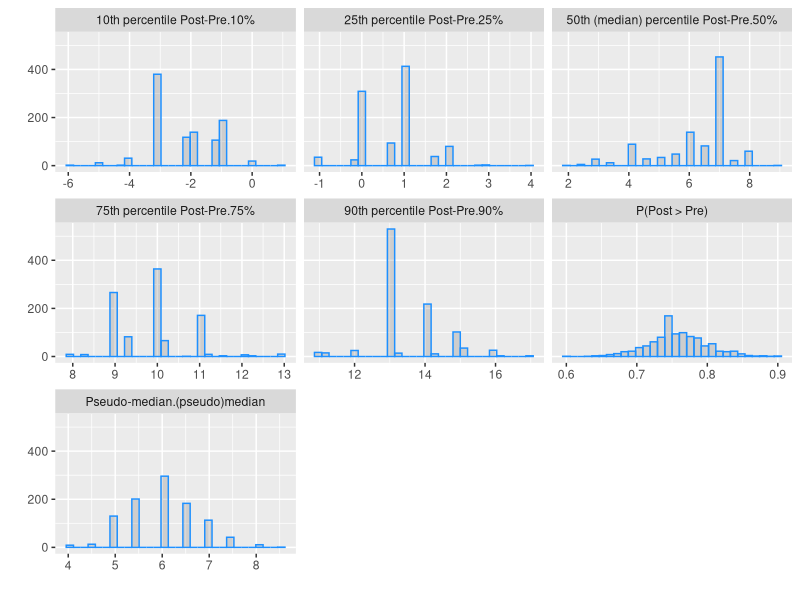

Generate this figure with R: (Note: this script raises an error after producing the figure.)
# Bootstrap Wilcoxon Signed Rank test for paired data ------------------
library(tidyverse)
library(boot)
library(MASS)
library(rms)
options(datadist = "dd")
n_cores <- parallel::detectCores() - 1
seed <- 280191
set.seed(seed)


# Simulate pre-post data -----------------------------------------------
n <- 100L
mus <- c(10, 15)
sds <- c(8, 12)
corr <- matrix(
  data = c(1, 0.7, 0.7, 1), nrow = 2L, ncol = 2L, byrow = TRUE
)
cov_mat <- diag(sds) %*% corr %*% diag(sds)

# Round the data to make it looks like a score from a test
pre_post <- round(mvrnorm(n = n, mu = mus, Sigma = cov_mat))

d <- data.frame(
  id = seq_len(n),
  # Bound pre and post scores to be between 0 and 30
  pre = ifelse(
    as.double(pre_post[, 1]) < 0, 0, ifelse(
      as.double(pre_post[, 1]) > 30, 30, as.double(pre_post[, 1])
    )
  ),
  post = ifelse(
    as.double(pre_post[, 2]) < 0, 0, ifelse(
      as.double(pre_post[, 2]) > 30, 30, as.double(pre_post[, 2])
    )
  )
)

# Wilcoxon signed rank test --------------------------------------------
wsr <- wilcox.test(
  x = d$pre, y = d$post,
  alternative = "two.side",
  paired = TRUE,
  exact = FALSE,
  correct = TRUE,
  conf.int = TRUE
)

wsr

# Bootstrap to get quantities of interest ------------------------------
wsr_function <- function(data, pre, post, indices) {

  df <- data[indices, ]

  # Compute the differences
  diff <- df[[post]] - df[[pre]]

  # Compute the probablity of post being higher than pre
  p_diff <- mean(diff > 0)

  # Compute quantiles of the post-pre difference
  q_diff <- quantile(diff, probs = c(0.1, 0.25, 0.5, 0.75, 0.9))

  # Compute pseudo-median
  pseudo_median <- wilcox.test(
    x = df[["post"]], y = df[["pre"]],
    alternative = "two.side",
    paired = TRUE,
    exact = FALSE,
    correct = TRUE,
    conf.int = TRUE
  )$estimate

  # Values
  c(
    "P(Post > Pre)" = p_diff,
    "10th percentile Post-Pre" = q_diff[1],
    "25th percentile Post-Pre" = q_diff[2],
    "50th (median) percentile Post-Pre" = q_diff[3],
    "75th percentile Post-Pre" = q_diff[4],
    "90th percentile Post-Pre" = q_diff[5],
    "Pseudo-median" = pseudo_median
  )

}

# Boostrap the function

boot_wsr <- boot(
  d,
  wsr_function,
  R = 999,
  pre = "pre",
  post = "post",
  parallel = "snow",
  cl = n_cores
)

# Inference on summary statistics --------------------------------------
# Plot bootstrap distributions
boot_df <- map(
  seq_len(ncol(boot_wsr$t)),
  \(x) {

    tibble(
      stat = rep(names(boot_wsr$t0[x]), nrow(boot_wsr$t)),
      value = boot_wsr$t[, x]
    )


  }
) |>
  list_rbind()

boot_df |>
  ggplot(mapping = aes(x = value)) +
  geom_histogram(colour = "dodgerblue", alpha = 0.2) +
  facet_wrap(~ stat, scales = "free_x") +
  xlab(" ") +
  ylab(" ")


# Boostrap CI
boot_ci_stats <- map(
  seq_len(ncol(boot_wsr$t)),
  \(x) {

    boot_ci <- boot::boot.ci(
      boot_wsr,
      conf = 0.95,
      type = c("perc", "bca"),
      index = x
    )

    tibble::tibble(
      stat = names(boot_ci$t0),
      est_bca = glue::glue(
        "{round(boot_ci$t0, 2L)} [{round(boot_ci$bca[4], 2L)}; {round(boot_ci$bca[5], 2L)}]"
      ),
      est_perc = glue::glue(
        "{round(boot_ci$t0, 2L)} [{round(boot_ci$perc[4], 2L)}; {round(boot_ci$perc[5], 2L)}]"
      )

    )

  }
) |>
  list_rbind()

# P-value to test evidence of post being greater than control
prob <- mean(boot_wsr$t[, 1] > 0)
pval <- 2 * min(prob, 1 - prob)
pval

# Model-based inference with proportional odds model -------------------
# Reshape dataset
d_long <- d |>
  pivot_longer(
    cols = c(pre, post),
    values_to = "score",
    names_to = "time"
  ) |>
  mutate(time = factor(time, levels = c("pre", "post")))

# Fit PO model
dd <- datadist(d_long)
po_fit <- orm(
  score ~ time,
  data = d_long,
  family = logistic,
  x = TRUE,
  y = TRUE
)

boot_po <- bootcov(
  po_fit,
  cluster = d_long$id,
  B = 1000
)

boot_or_pre_post <- tibble(or = exp(boot_po$boot.Coef[, 2]))

boot_or_pre_post |>
  ggplot(mapping = aes(x = or)) +
  geom_density(
    fill = "firebrick", colour = "firebrick", alpha = 0.2
  ) +
  scale_x_continuous(trans = scales::log_trans()) +
  xlab("OR (Post vs Pre)") +
  ylab(" ")

mean(boot_or_pre_post > 1)
